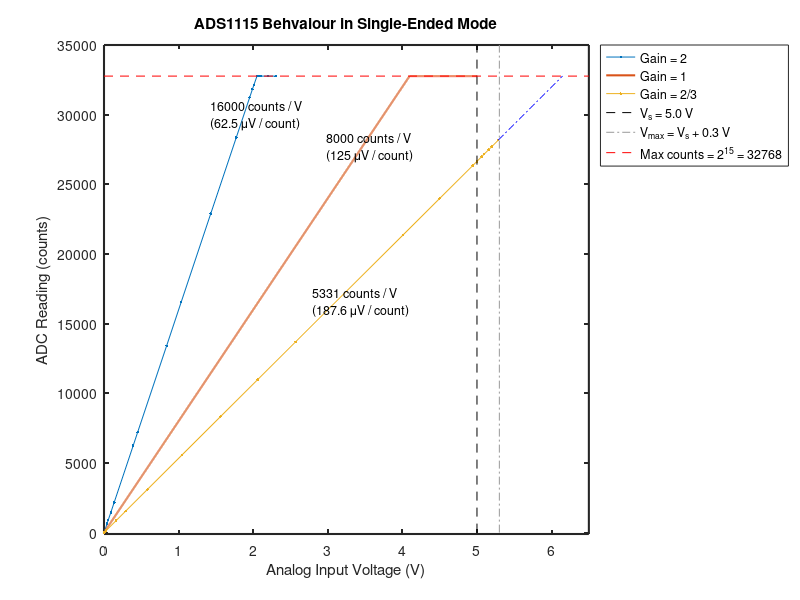

MATLAB code for this plot:
close all;clear;clc;

%   //                                                                ADS1015  ADS1115
%   //                                                                -------  -------
%   // ads.setGain(GAIN_TWOTHIRDS);  // 2/3x gain +/- 6.144V  1 bit = 3mV      0.1875mV (default)
%   // ads.setGain(GAIN_ONE);        // 1x gain   +/- 4.096V  1 bit = 2mV      0.125mV
%   // ads.setGain(GAIN_TWO);        // 2x gain   +/- 2.048V  1 bit = 1mV      0.0625mV
%   // ads.setGain(GAIN_FOUR);       // 4x gain   +/- 1.024V  1 bit = 0.5mV    0.03125mV
%   // ads.setGain(GAIN_EIGHT);      // 8x gain   +/- 0.512V  1 bit = 0.25mV   0.015625mV
%   // ads.setGain(GAIN_SIXTEEN);    // 16x gain  +/- 0.256V  1 bit = 0.125mV  0.0078125mV

% MEASURED: GAIN = 2/3 , SINGLE ENDED , VCC = 5.00 V
V_Gain23 = [0 6.4e-3 28e-3 162e-3 290e-3 582e-3 1.047 1.562 2.062 2.568 4.005 4.5 4.944 5 5.063 5.098 5.157 5.199 5.286];
Counts_Gain23 = [-5 31 144 859 1542 3100 5581 8328 10993 13692 21344 23985 26348 26650 26988 27177 27487 27708 28173];

% MEASURED: GAIN = 2 , SINGLE ENDED , VCC = 5.00 V
V_Gain2 = [0 41e-3 57e-3 92e-3 136e-3 391e-3 451e-3 839e-3 1.034 1.431 1.773 1.952 1.99 2.01 2.051 2.074 2.1 2.2 2.3];
Counts_Gain2 = [-15 643 906 1457 2160 6239 7205 13400 16535 22894 28356 31223 31828 32141 32767 32767 32767 32767 32767];

% PREDICTED: GAIN = 1 , SINGEL ENDED , VCC = 5.00 V
V_Gain1 = linspace(0,5,10000);
Counts_Gain1 = V_Gain1 * 8000;
Counts_Gain1(Counts_Gain1>2^(15))=2^(15);


figure('Position',[277.8000  442.6000  770.2000  415.4000],'color','w'); hold all;
p(1) = plot(V_Gain2 , Counts_Gain2 , '.-');
p(2) = plot(V_Gain1 , Counts_Gain1 , '-' , 'LineWidth',1.5);
p(3) = plot(V_Gain23 , Counts_Gain23 , '.-');
l(1) = line([1 1]*5,[0 35000],'LineStyle','--','color','k');
l(2) = line([1 1]*5.3,[0 35000],'LineStyle','-.','color',[0.6 0.6 0.6]);
l(3) = line([0 6.5],[1 1]*2^15,'LineStyle','--','color','r');
l(4) = plot( linspace(5.286,6.1466,100) , linspace(5.286,6.1466,100)*5331 ,'LineStyle','-.','color','b');
xlabel('Analog Input Voltage (V)')
ylabel('ADC Reading (counts)')
box on
ylim([-100 35000])
xlim([0 6.5])
set(gca,'LineWidth',1.5)

annotation(gcf,'textbox',...
    [0.262613031865563 0.757679115941034 0.22757142857143 0.100952380952384],...
    'String',{'16000 counts / V','(62.5 \muV / count)'},...
    'LineStyle','none',...
    'FontSize',9,...
    'FitBoxToText','off');
annotation(gcf,'textbox',...
    [0.390095132989577 0.445638856409198 0.22757142857143 0.100952380952384],...
    'String',{'5331 counts / V','(187.6 \muV / count)'},...
    'LineStyle','none',...
    'FontSize',9,...
    'FitBoxToText','off');
annotation(gcf,'textbox',...
    [0.408270881598252 0.704670010539717 0.227571428571432 0.100952380952384],...
    'String',{'8000 counts / V','(125 \muV / count)'},...
    'LineStyle','none',...
    'FontSize',9,...
    'FitBoxToText','off');

legend('Gain = 2','Gain = 1','Gain = 2/3','V_s = 5.0 V','V_m_a_x = V_s + 0.3 V','Max counts = 2^1^5 = 32768','location','northeastoutside')
title('ADS1115 Behvaiour in Single-Ended Mode','FontSize',11)